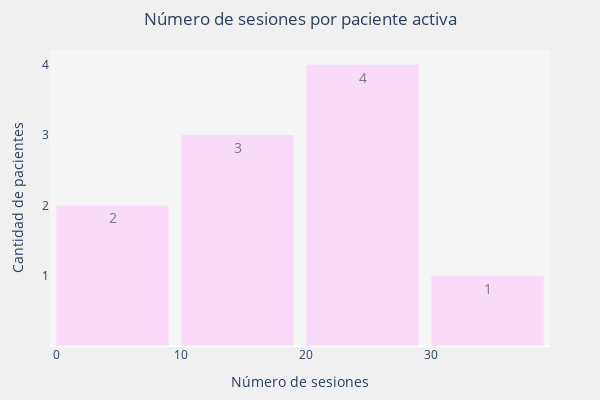

The notebook cell this image was saved under:
### Code cell
# Create the histogram of the 'edad' column
fig = go.Figure()

# Add histogram trace with custom colors for bars
fig.add_trace(go.Histogram(
    x=df_cant_sesiones_recibidas['Número de sesión'],
    nbinsx=5,
    marker=dict(color='#FFC0FE', line=dict(color='rgba(0, 0, 0, 1)', width=0)),
    opacity=0.5
))


# Add annotations (values) on top of each bar
fig.update_traces(texttemplate='%{y}', 
                textposition='inside',
                textfont=dict(size=14, color='black'), 
                opacity=0.5)  # Make values bigger


# Update layout for customization
fig.update_layout(
    title="Número de sesiones por paciente activa",
    title_x=0.5,  # Center the title
    xaxis_title="Número de sesiones",
    yaxis_title="Cantidad de pacientes",
    bargap=0.1,  # Adjust the gap between bars
    plot_bgcolor='rgba(245, 245, 245, 1)',  # Change plot background color
    paper_bgcolor='rgba(240, 240, 240, 1)',  # Change outer background color
    width=600,  # Set a narrower width for the chart
    height=400,  # Set the height of the chart
    margin=dict(t=50, b=50, r=50, l=50),  # Adjust margins to avoid cutting the values
)

'''
# Customize x-axis labels
fig.update_xaxes(
    tickmode='array',
    tickvals=[20, 30, 40, 50, 60],  # Customize the tick values on the x-axis
    ticktext=['20', '30', '40', '50', '60']  # Customize how the ticks are displayed
)
'''
# Customize x-axis labels
fig.update_yaxes(
    tickmode='array',
    tickvals=[1, 2, 3, 4, 5],  # Customize the tick values on the x-axis
    ticktext=['1', '2', '3', '4', '5']  # Customize how the ticks are displayed
)

# Remove gridlines on the y-axis
fig.update_yaxes(showgrid=False)

# Show the histogram
fig.show()

fig5_path = os.path.join(folder_name, "Sesiones_por_paciente.png")
pio.write_image(fig, fig5_path)

### Figure 1 — Plotly figure (JSON) as saved in the notebook; plotly's stock layout.template omitted (floating-point values rounded to 4 significant figures)
{"data": [{"marker": {"color": "#FFC0FE", "line": {"color": "rgba(0, 0, 0, 1)", "width": 0}}, "nbinsx": 5, "opacity": 0.5, "textfont": {"color": "black", "size": 14}, "textposition": "inside", "texttemplate": "%{y}", "type": "histogram", "x": [3, 20, 26, 12, 11, 9, 12, 20, 37, 22]}], "layout": {"bargap": 0.1, "height": 400, "margin": {"b": 50, "l": 50, "r": 50, "t": 50}, "paper_bgcolor": "rgba(240, 240, 240, 1)", "plot_bgcolor": "rgba(245, 245, 245, 1)", "title": {"text": "Número de sesiones por paciente activa", "x": 0.5}, "width": 600, "xaxis": {"title": {"text": "Número de sesiones"}}, "yaxis": {"showgrid": false, "tickmode": "array", "ticktext": ["1", "2", "3", "4", "5"], "tickvals": [1, 2, 3, 4, 5], "title": {"text": "Cantidad de pacientes"}}}}
